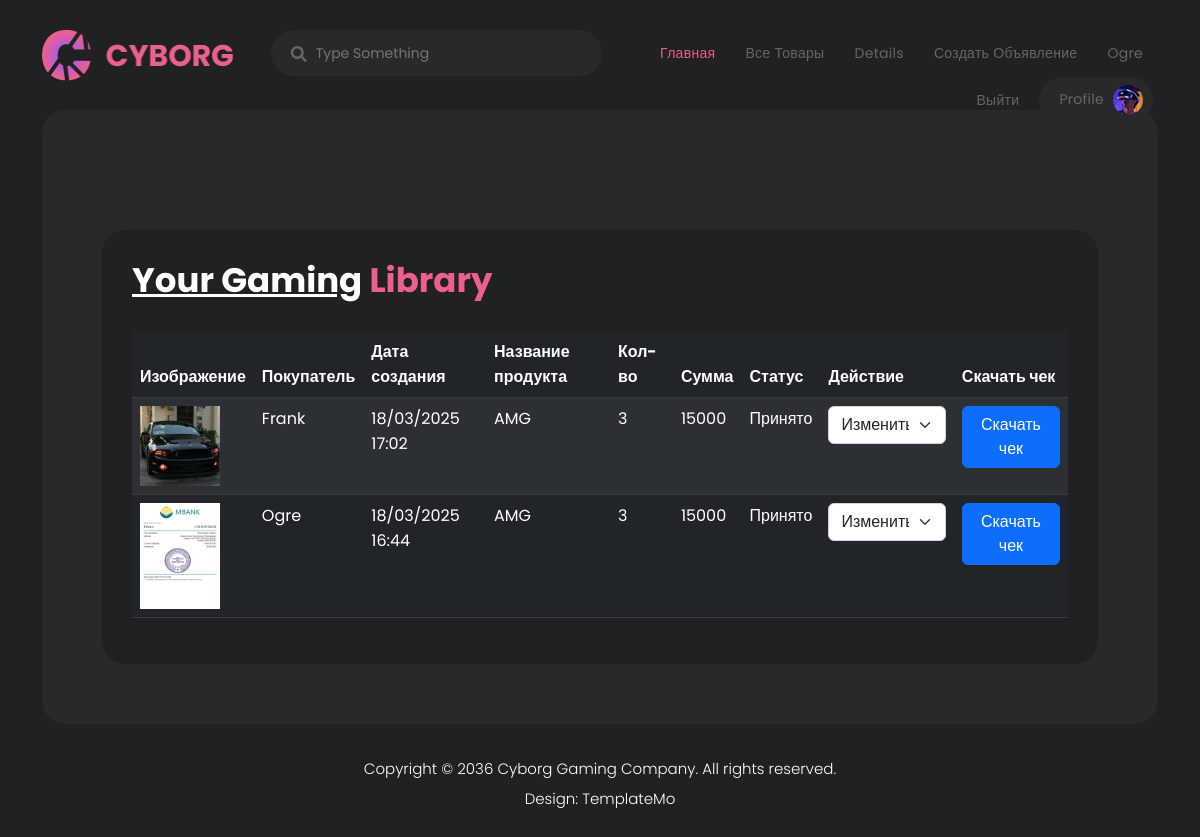
The page /payment_requests/ (signed in) on the database its author committed.
### user/models.py (models this page shows, shortened)
class MyUser(AbstractBaseUser):
    first_name = models.CharField(
        max_length=123,
        verbose_name='Имя',
    )
    last_name = models.CharField(
        max_length=123,
        verbose_name='Фамилия',
        blank=True,
        null=True
    )
    email = models.EmailField(
        unique=True,
        verbose_name='Почта'
    )
    phone_number = models.CharField(
        max_length=15,
        verbose_name='Номер телефона'
    )
    avatar = models.ImageField(
        upload_to='media/user_avatar',
        verbose_name='Аватарка',
        blank=True,
        null=True
    )
    role = models.PositiveSmallIntegerField(
        choices=(
            (1, 'Обычный пользователь'),
            (2, 'Модератор'),
            (3, 'Бухгалтер'),
        ),
        default=1,
        verbose_name='Роль'
    )
    created_date = models.DateTimeField(
        auto_now_add=True
    )
    is_otp = models.BooleanField(
        default=False,
        verbose_name="Двухфакторная аутентификация"
        )
    is_admin = models.BooleanField(
        default=False
    )
    objects = MyUserManager()
    USERNAME_FIELD = 'email'
    REQUIRED_FIELDS = ['first_name', 'phone_number']
    class Meta:
        verbose_name = 'Пользователь'
        verbose_name_plural = 'Пользователи'

### main/models.py (models this page shows, shortened)
class PaymentRequest(models.Model):
    user = models.ForeignKey(
        User,
        on_delete=models.CASCADE,
        related_name='orders',
        verbose_name='Пользователь'
    )
    product = models.ForeignKey(
        Product,
        on_delete=models.CASCADE,
        verbose_name='Продукт',
        related_name='orders'
    )
    is_paid = models.BooleanField(
        verbose_name='Приянто',
        default=False
    )
    created_date = models.DateTimeField(
        auto_now_add=True,
        verbose_name='Дата создания'
    )
    update_date = models.DateTimeField(
        auto_now=True,
        verbose_name='Дата изменения'
    )
    quantity = models.PositiveSmallIntegerField(
        verbose_name='Количество',
        default=1
    )
    check_image = models.ImageField(
        verbose_name='Чек',
        upload_to='media/check'
    )
    total_price = models.PositiveIntegerField(
        verbose_name='Сумма'
    )
    status = models.CharField(
        choices=OrderStatusEnum.choices,
        default=OrderStatusEnum.IN_PROCESSING,
        verbose_name='Статус оплаты',
        max_length=15
    )
    class Meta:
        verbose_name = 'Заявка на оплату'
        verbose_name_plural = 'Заявки на оплату'

class Product(models.Model):
    user = models.ForeignKey(User, on_delete=models.CASCADE)
    title = models.CharField(
        max_length=123,
        verbose_name='Название'
    )
    category = models.ForeignKey(
        Category,
        on_delete=models.PROTECT,
        verbose_name='Категория'
    )
    main_image = models.ImageField(
        upload_to='media/main_covers',
        verbose_name='Главное фото',
        help_text='Фото которое будет отобрадажаться на обложке объявления'
    )
    images = models.ManyToManyField(
        Image,
        verbose_name='Изображения'
    )
    description = models.TextField(
        verbose_name='Описание'
    )
    price = models.DecimalField(
        max_digits=8,
        decimal_places=2,
        verbose_name='Цена'
    )
    is_active = models.BooleanField(
        default=True,
        verbose_name='Активен'
    )
    def __str__(self):
        return self.title
    class Meta:
        verbose_name = 'Продукт'
        verbose_name_plural = 'Продукты'

### main/views.py (the view)
# urls.py: path('payment_requests/', views.payment_request_list_view, name='payment_requests'),
def payment_request_list_view(request):
    payment_requests = PaymentRequest.objects.filter(product__user=request.user).order_by('-id')
    return render(
        request=request,
        template_name='main/payment_request.html',
        context={
            'payment_requests': payment_requests
        }
    )

### main/templates/main/payment_request.html (shortened to what this page needs)
{% extends 'base.html' %}
{% load static %}
{% block content %}
<div class="container">
  <div class="row">
    <div class="col-lg-12">
      <div class="page-content">
        <div class="gaming-library profile-library">
          <div class="col-lg-12">
            <div class="heading-section">
              <h4><em>Your Gaming</em> Library</h4>
            </div>
            <div class="table-responsive">
              <table class="table table-dark table-striped">
                <thead>
                  <tr>
                    <th>Изображение</th>
                    <th>Покупатель</th>
                    <th>Дата создания</th>
                    <th>Название продукта</th>
                    <th>Кол-во</th>
                    <th>Сумма</th>
                    <th>Статус</th>
                    <th>Действие</th>
                    <th>Скачать чек</th>
                  </tr>
                </thead>
                <tbody>
                  {% for payment_request in payment_requests %}
                    <tr>
                      <td>
                        <img src="{{ payment_request.check_image.url }}" alt="" class="img-fluid" style="width: 80px; height: auto;">
                      </td>
                      <td>{{ payment_request.user.first_name }}</td>
                      <td>{{ payment_request.created_date|date:"d/m/Y H:i" }}</td>
                      <td>{{ payment_request.product }}</td>
                      <td>{{ payment_request.quantity }}</td>
                      <td>{{ payment_request.total_price }}</td>
                      <td>{{ payment_request.get_status_display }}</td>
                      <td>
                        <form method="post" action="{% url 'payment_request_update_status' payment_request.id %}">
                          <select class="form-select" name="status" onchange="this.form.submit()">
                            <option selected disabled>Изменить статус</option>
                          </select>
                        </form>
                      </td>
                      <td>
                        <a download="{{ payment_request.check_image.url }}" href="{{ payment_request.check_image.url }}" class="btn btn-primary">Скачать чек</a>
                      </td>
                    </tr>
                  {% endfor %}
                </tbody>
              </table>
            </div>
          </div>
        </div>
      </div>
    </div>
  </div>
</div>
{% endblock %}

### main/templates/base.html (shortened to what this page needs)
{% load static %}
<html lang="en">
<head>
  <head>
    <link href="{% static 'vendor/bootstrap/css/bootstrap.min.css' %}" rel="stylesheet">
    <link rel="stylesheet" href="{% static 'assets/css/fontawesome.css' %}">
    <link rel="stylesheet" href="{% static 'assets/css/templatemo-cyborg-gaming.css' %}">
    <link rel="stylesheet" href="{% static 'assets/css/owl.css' %}">
    <link rel="stylesheet" href="{% static 'assets/css/animate.css' %}">
  </head>
</head>
<body>
  <header class="header-area header-sticky">
    <div class="container">
        <div class="row">
            <div class="col-12">
                <nav class="main-nav">
                    <a href="{% url 'index' %}" class="logo">
                        <img src="{% static 'assets/images/logo.png' %}" alt="">
                    </a>
                    <div class="search-input">
                      <form id="search" action="{% url 'catalog' %}" method="get">
                        <input type="text" placeholder="Type Something" id='searchText' name="product_search" onkeypress="handle" />
                        <i class="fa fa-search"></i>
                      </form>
                    </div>
                    <ul class="nav">
                        <li><a href="{% url 'index' %}" class="active">Главная</a></li>
                        <li><a href="{% url 'catalog' %}">Все товары</a></li>
                        <li><a href="details.html">Details</a></li>
                        {% if not request.user.is_authenticated %}
                            <li><a href="{% url 'login' %}">Войти</a></li>
                            <li><a href="{% url 'register' %}">Регистрация</a></li>
                        {% else %}
                            <li><a href="{% url 'product_create' %}">Создать объявление</a></li>
                            <li><a href="#">{{ request.user.first_name }}</a></li>
                            <li><a href="{% url 'logout' %}">Выйти</a></li>
                        {% endif %}
                        <li><a href="{% url 'user_profile' %}">Profile <img src="{% static 'assets/images/profile-header.jpg' %}" alt=""></a></li>
                    </ul>
                </nav>
            </div>
        </div>
    </div>
  </header>
  {% block content %}
  {% endblock %}
  <footer>
    <div class="container">
      <div class="row">
        <div class="col-lg-12">
          <p>Copyright © 2036 <a href="#">Cyborg Gaming</a> Company. All rights reserved.
          <br>Design: <a href="https://templatemo.com" target="_blank" title="free CSS templates">TemplateMo</a></p>
        </div>
      </div>
    </div>
  </footer>
</body>
</html>

### static/assets/css/templatemo-cyborg-gaming.css (style rules this page uses)
html, body, div, span, applet, object, iframe, h1, h2, h3, h4, h5, h6, p, blockquote, div pre, a, abbr, acronym, address, big, cite, code, del, dfn, em, font, img, ins, kbd, q, s, samp, small, strike, strong, sub, sup, tt, var, b, u, i, center, dl, dt, dd, ol, ul, li, figure, header, nav, section, article, aside, footer, figcaption { margin: 0; padding: 0; border: 0; outline: 0; }
ul, li { padding: 0; margin: 0; list-style: none; }
header, nav, section, article, aside, footer, hgroup { display: block; }
* { box-sizing: border-box; }
html, body { font-family: 'Poppins', sans-serif; font-weight: 400; background-color: #1e1e1e; font-size: 16px; -ms-text-size-adjust: 100%; -webkit-font-smoothing: antialiased; -moz-osx-font-smoothing: grayscale; }
a { color: #CCC; text-decoration: none !important; }
h1, h2, h3, h4, h5, h6 { margin-top: 0px; margin-bottom: 0px; color: #fff; font-weight: 700; }
ul { margin-bottom: 0px; }
p { font-size: 15px; line-height: 30px; color: #fff; }
img { width: 100%; overflow: hidden; }
html, body { background: #1f2122; font-family: 'Poppins', sans-serif; }
body .page-content { margin-top: 110px; background-color: #27292a; padding: 60px; border-radius: 23px; }
p { font-size: 15px; color: #666; line-height: 30px; margin-bottom: 0px; }
.heading-section h4 { color: #ec6090; font-size: 34px; text-decoration: none; margin-bottom: 30px; }
.heading-section h4 em { color: #fff; font-style: normal; text-decoration: underline; }
.header-area { background-color: transparent; position: absolute; height: 70px; top: 15px; left: 0; right: 0; z-index: 100; -webkit-transition: all .5s ease 0s; -moz-transition: all .5s ease 0s; -o-transition: all .5s ease 0s; transition: all .5s ease 0s; }
.header-area .main-nav { min-height: 80px; background: transparent; display: flex; padding: 15px 0px; border-radius: 50px; }
.header-area .main-nav #search { position: relative; }
.header-area .main-nav #search input { background-color: #27292a; height: 46px; border-radius: 23px; border: none; color: #666; font-size: 14px; padding: 0px 15px 0px 45px; }
.header-area .main-nav #search i { position: absolute; color: #666; left: 20px; top: 16px; width: 18px; height: 18px; font-size: 16px; }
.header-area .main-nav .logo { border-right: 1px solid #27292a; flex-basis: 25%; margin-right: 5%; -webkit-transition: all 0.3s ease 0s; -moz-transition: all 0.3s ease 0s; -o-transition: all 0.3s ease 0s; transition: all 0.3s ease 0s; }
.header-area .main-nav .logo img { width: 191px; }
.header-area .main-nav .nav { display: inline-flex; flex-basis: 70%; justify-content: flex-end; vertical-align: middle; text-align: right; margin-top: 0px; margin-right: 0px; -webkit-transition: all 0.3s ease 0s; -moz-transition: all 0.3s ease 0s; -o-transition: all 0.3s ease 0s; transition: all 0.3s ease 0s; position: relative; z-index: 999; }
.header-area .main-nav .nav li { padding-left: 10px; padding-right: 10px; display: inline-block; }
.header-area .main-nav .nav li a { display: block; font-weight: 400; font-size: 14px; text-transform: capitalize; color: #666; -webkit-transition: all 0.3s ease 0s; -moz-transition: all 0.3s ease 0s; -o-transition: all 0.3s ease 0s; transition: all 0.3s ease 0s; border: transparent; padding: 13px 10px; border-radius: 18px; letter-spacing: .3px; }
.header-area .main-nav .nav li:last-child a { background-color: #27292a; padding: 8px 10px 8px 20px; border-radius: 23px; }
.header-area .main-nav .nav li:last-child a img { max-width: 30px; border-radius: 50%; margin-left: 5px; }
.header-area .main-nav .nav li:hover a, .header-area .main-nav .nav li a.active { color: #e75e8d !important; }
.header-area.header-sticky { min-height: 70px; }
.header-area.header-sticky .nav li a.active { color: #fff; }
@media (max-width: 1200px) { .header-area .main-nav .nav li { padding-left: 10px; padding-right: 10px; } }
@media (max-width: 1200px) { .header-area .main-nav:before { display: none; } }
.gaming-library { margin-top: 60px; padding: 30px; background-color: #1f2122; border-radius: 23px; }
footer p { text-align: center; padding: 30px 0px; color: #fff; font-weight: 300; }
footer p a { color: #fff; transition: all .3s; }
body { overflow-x: hidden; }
@media (max-width: 1200px) { .header-area .main-nav .nav li { padding-right: 5px; padding-left: 5px; } }
@media (max-width: 1200px) { .header-area .main-nav .logo { margin-right: 30px; border-right: none; } }

### rows shown on the page
MyUser: user.first_name "Ogre"
PaymentRequest: check_image (picture), user.first_name "Frank", created_date "18/03/2025 17:02", product "AMG", quantity "3", total_price "15000", status "Принято"
PaymentRequest: check_image (picture), user.first_name "Ogre", created_date "18/03/2025 16:44", product "AMG", quantity "3", total_price "15000", status "Принято"
